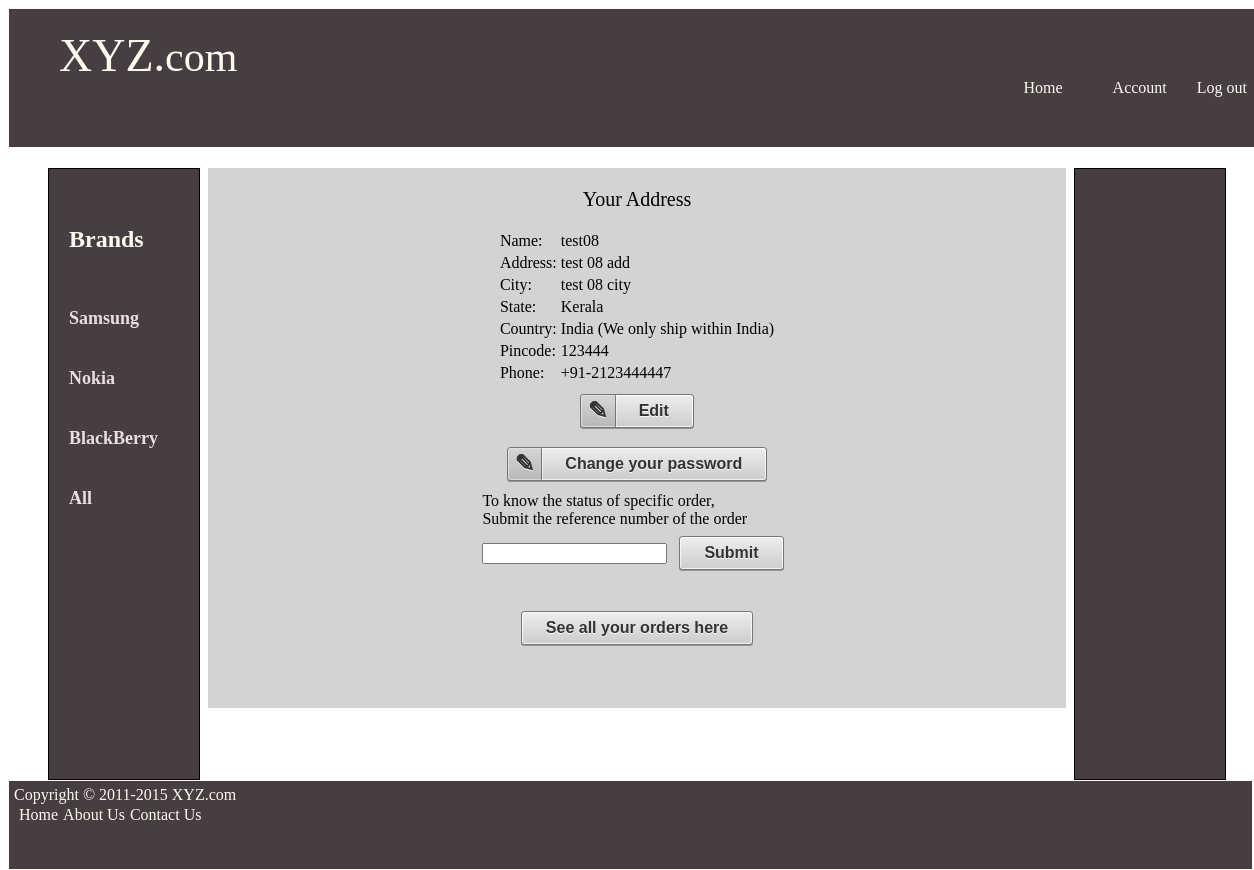
The app's page /account.php (signed in) with its own data.
### tables this page shows
CREATE TABLE IF NOT EXISTS `xyz_users` (
  `id` int(10) NOT NULL AUTO_INCREMENT,
  `username` varchar(30) NOT NULL,
  `email_id` varchar(30) NOT NULL,
  `password` varchar(60) NOT NULL,
  `security_question` varchar(50) NOT NULL,
  `answer` varchar(50) NOT NULL,
  `name` varchar(30) NOT NULL,
  `address` varchar(2000) NOT NULL,
  `city` varchar(30) NOT NULL,
  `state` varchar(30) NOT NULL,
  `pincode` char(6) NOT NULL,
  `phone` varchar(10) NOT NULL,
  `created` datetime DEFAULT NULL,
  `created_by` int(10) DEFAULT NULL,
  `modified` datetime DEFAULT NULL,
  `modified_by` int(10) DEFAULT NULL,
  PRIMARY KEY (`id`),
  UNIQUE KEY `email_id` (`email_id`)
);

### class/sqlFunctions.php (called while the page is built, shortened)
<?php
    class SqlFunctions
    {
        function connectDatabase()
        {
            $dbConnection = mysql_connect(HOST, DB_USER, DB_PASSWORD);
            return $dbConnection;
        }
        function executeQuery($query, $returnType = 0)
        {
            if (!$dbConnection) {
                $dbConnection = self::connectDatabase();
            }
            $resultSet = mysql_query($query, $dbConnection);
            if ($resultSet) {
                switch ($returnType) {
                    case 2:
                        if ($resultSet)
                            return mysql_fetch_array($resultSet);
                        else
                            die('<b>Error in executing query: </b>' . $query);
                        break;
                }
            } else {
                echo "Error in SQL Operation";
                return;
            }
        }
    }

### account.php (the view, shortened to what this page needs)
<?php
require_once 'class/sqlFunctions.php';
$sqlObject = new SqlFunctions();
$itemQuery = "SELECT name, address, city, state, pincode, phone FROM xyz_users WHERE id = " . $_SESSION['userId'];
$item = $sqlObject->executeQuery($itemQuery, 2);
if ($_POST['submit_key'] && strlen($_POST['ref_key']) != 0) {
        $keyQuery = "SELECT P.model_name, O.status FROM xyz_products AS P INNER JOIN
        xyz_orders AS O on O.prod_id = P.prod_id WHERE O.ref_key = " . $_POST['ref_key'];
    $key = $sqlObject->executeQuery($keyQuery, 2);
    if ($key['model_name']) {
       $display = 'block';
       $display_error = 'none';
    } else {
        $display = 'none';
        $display_error = 'block';
    }
} else {
    $display_error = 'none';
}
require_once 'includes/header.php';
require_once 'includes/left_sidebar.php';
require_once 'includes/right_sidebar.php';
?>
<link rel="stylesheet" type="text/css" href="css/main.css"/>
<link rel="stylesheet" type="text/css" href="css/button.css"/>
    <body>
        <div align="center" id="container">
        <div style="font-size: 20px;padding-top: 20px;">Your Address</div>
        <br>
        <?php
        if (!$item['name']) {
            echo "You have not registered your address";
        ?>
        <div><a href="my_address.php" class="button add">Register your address</a></div>
        <?php } else { ?>
            <table>
                <tr>
                    <td><label for="name">Name:</label></td>
                    <td><?php echo $item['name']; ?></td>
                </tr>
                <tr>
                    <td><label for="address">Address:</label></td>
                    <td><?php echo $item['address']; ?></td>
                </tr>
                <tr>
                    <td><label for="city">City:</label></td>
                    <td><?php echo $item['city'];?></td>
                </tr>
                <tr>
                    <td>
                        <label for="state">State:</label>
                    </td>
                    <td>
                        <?php echo $item['state']; ?>
                    </td>
                </tr>
                <tr>
                    <td>Country:</td>
                    <td>India&nbsp;(We only ship within India)</td>
                </tr>
                <tr>
                    <td><label for="pincode">Pincode:</label></td>
                    <td><?php echo $item['pincode'];?></td>
                </tr>
                <tr>
                    <td><label for="phone">Phone:</label></td>
                    <td>+91-<?php echo $item['phone']; ?></td>
                </tr>
                <tr>
                    <td colspan="2" align="center">
                        <a href="my_address.php" class="button edit">Edit</a>
                    </td>
                </tr>
            </table>
        <?php } ?>
        <div><a href="change_password.php" class="button edit">Change your password</a></div>
        <table>
            <tr>
                <td colspan="2">
                    <div> To know the status of specific order,</div>
                    <div>Submit the reference number of the order</div>
                    <form action="" method="post">
                        <input type ="text" name="ref_key" id="ref_key"/>
                        <input type ="submit" name="submit_key" class="button" id="submit_key" value="Submit" onclick="return validation();"/>
                    </form>
                </td>
            </tr>
            <tr>
                <td colspan="2"><div  style="color: RED; display:<?php echo $display_error;?>">Sorry, You have entered wrong Reference number</div></td>
            </tr>
        </table>
        <div><a href="display_orders.php" class="button">See all your orders here</a></div>
        </div>
    <?php
require_once 'includes/footer.php';
?>

### css/button.css (style rules this page uses)
.button { display: inline-block; white-space: nowrap; background-color: #ccc; background-image: -webkit-gradient(linear, left top, left bottom, from(#eee), to(#ccc)); background-image: -webkit-linear-gradient(top, #eee, #ccc); background-image: -moz-linear-gradient(top, #eee, #ccc); background-image: -ms-linear-gradient(top, #eee, #ccc); background-image: -o-linear-gradient(top, #eee, #ccc); background-image: linear-gradient(top, #eee, #ccc); filter: progid:DXImageTransform.Microsoft.gradient(startColorStr='#eeeeee', EndColorStr='#cccccc'); border: 1px solid #777; padding: 0 1.5em; margin: 0.5em; font: bold 1em/2em Arial, Helvetica; text-decoration: none; color: #333; text-shadow: 0 1px 0 rgba(255,255,255,.8); -moz-border-radius: .2em; -webkit-border-radius: .2em; border-radius: .2em; -moz-box-shadow: 0 0 1px 1px rgba(255,255,255,.8) inset, 0 1px 0 rgba(0,0,0,.3); -webkit-box-shadow: 0 0 1px 1px rgba(255,255,255,.8) inset, 0 1px 0 rgba(0,0,0,.3); box-shadow: 0 0 1px 1px rgba(255,255,255,.8) inset, 0 1px 0 rgba(0,0,0,.3); }
.button:before { background: #ccc; background: rgba(0,0,0,.1); float: left; width: 1em; text-align: center; font-size: 1.5em; margin: 0 1em 0 -1em; padding: 0 .2em; -moz-box-shadow: 1px 0 0 rgba(0,0,0,.5), 2px 0 0 rgba(255,255,255,.5); -webkit-box-shadow: 1px 0 0 rgba(0,0,0,.5), 2px 0 0 rgba(255,255,255,.5); box-shadow: 1px 0 0 rgba(0,0,0,.5), 2px 0 0 rgba(255,255,255,.5); -moz-border-radius: .15em 0 0 .15em; -webkit-border-radius: .15em 0 0 .15em; border-radius: .15em 0 0 .15em; }
.edit:before { content: "\270E"; }
button.button, input.button { cursor: pointer; overflow: visible; }

### account.php (style rules this page uses)
#container { margin-left: 200px; margin-right: 180px; margin-top: 20px; margin-bottom: 20px; background: lightgrey; height: 540px; }

### records on screen
xyz_users: name "test08", address "test 08 add", city "test 08 city", state "Kerala", pincode "123444", phone "2123444447"
